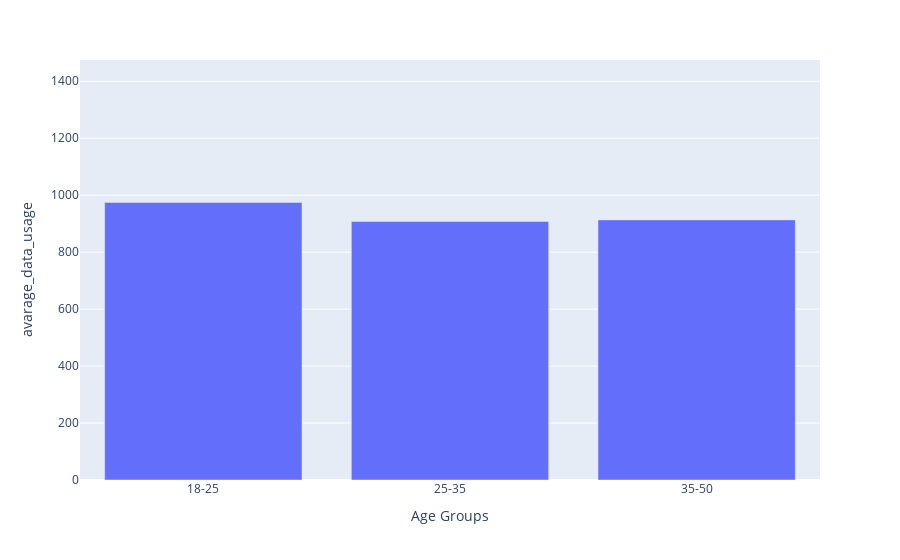

This figure's notebook cell:
### Code cell
data_usage_df = phone_df.copy()

bins = [18, 25, 35, 50]
labels = ["18-25", "25-35", "35-50"]
data_usage_df['age_groups'] = pd.cut(data_usage_df['age'], bins, labels=labels)

grouped_data_usage = data_usage_df.groupby(['age_groups'])['data_usage_mb_per_day'].mean()

grouped_data_usage_df = pd.DataFrame({'age_groups':grouped_data_usage.index,'avarage_data_usage':grouped_data_usage.values})

fig = px.bar(
    grouped_data_usage_df,
    x='age_groups',
    y="avarage_data_usage",
    labels={'age_groups': "Age Groups","average_data_usage":'Average Data Usage (mb)'}
)

fig.update_layout(
    yaxis_range=[0, grouped_data_usage.max() + 500]
)

### Figure 1 — Plotly figure (JSON) as saved in the notebook; plotly's stock layout.template omitted (floating-point values rounded to 4 significant figures)
{"data": [{"alignmentgroup": "True", "hovertemplate": "Age Groups=%{x}<br>avarage_data_usage=%{y}<extra></extra>", "legendgroup": "", "marker": {"color": "#636efa", "pattern": {"shape": ""}}, "name": "", "offsetgroup": "", "orientation": "v", "showlegend": false, "textposition": "auto", "type": "bar", "x": ["18-25", "25-35", "35-50"], "xaxis": "x", "y": [974.7, 907.9, 913.3], "yaxis": "y"}], "layout": {"barmode": "relative", "legend": {"tracegroupgap": 0}, "margin": {"t": 60}, "xaxis": {"anchor": "y", "domain": [0, 1], "title": {"text": "Age Groups"}}, "yaxis": {"anchor": "x", "domain": [0, 1], "range": [0, 1475.0], "title": {"text": "avarage_data_usage"}}}}
